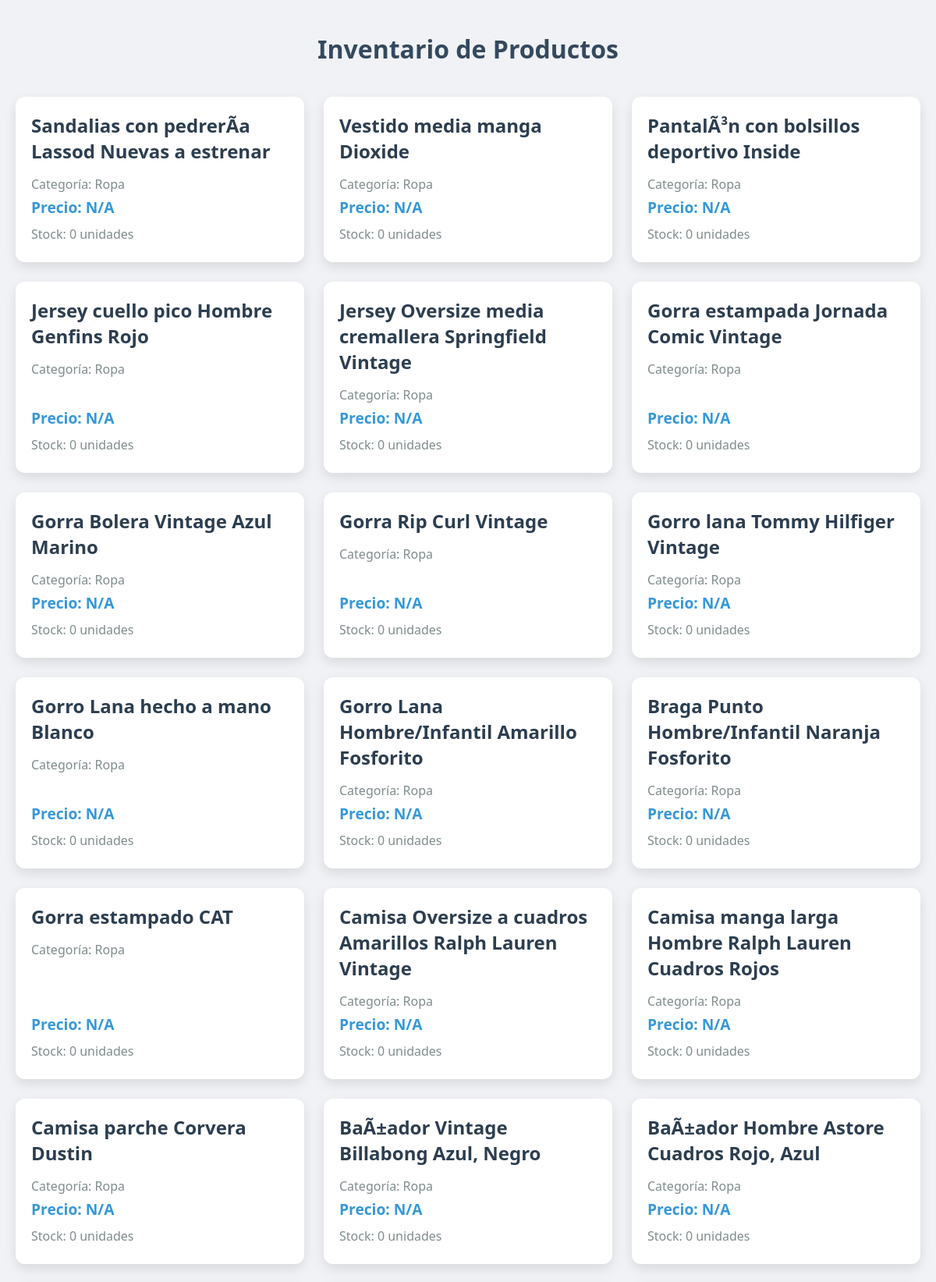
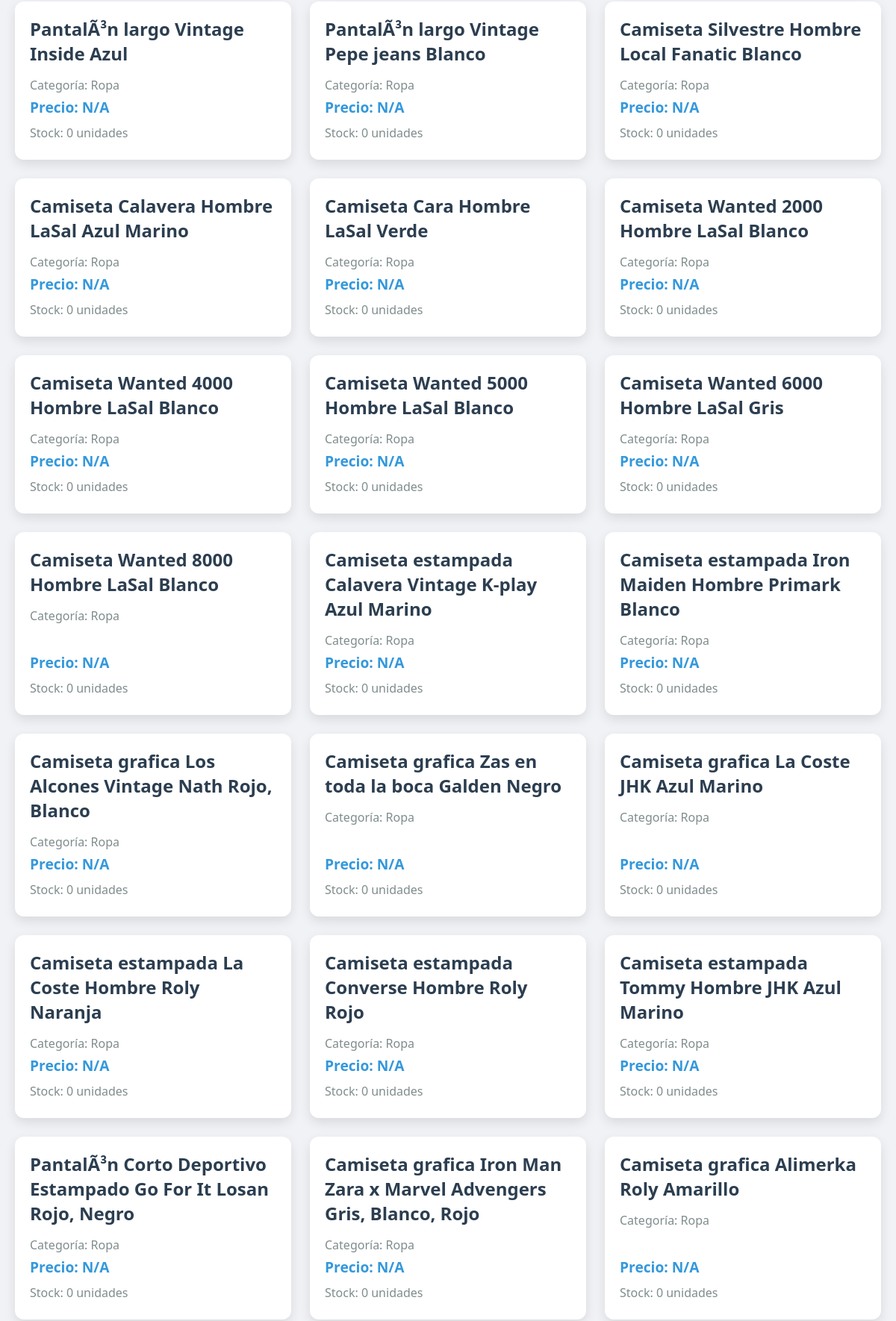
/productos/ (upper part), run on the app's committed database (2 pictures, top to bottom).
### productos/models.py (models this page shows, shortened)
class Producto(models.Model):
    nombre = models.CharField(max_length=255)
    descripcion = models.TextField(blank=True, null=True)
    sku = models.CharField(max_length=50, unique=True, blank=True, null=True, help_text="Código único del producto")
    condicion = models.CharField(
        max_length=50,
        choices=[
            ('Nuevo', 'Nuevo'),
            ('Usado', 'Usado'),
            ('Averiado', 'Averiado')
        ],
        default='Nuevo'
    )
    estado = models.CharField(
        max_length=20,
        default='Disponible',
        choices=[
            ('Disponible', 'Disponible'),
            ('Vendido', 'Vendido'),
            ('Reservado', 'Reservado')
        ]
    )
    categoria = models.ForeignKey(Categoria, on_delete=models.CASCADE)
    subcategoria = models.ForeignKey(Subcategoria, on_delete=models.SET_NULL, null=True, blank=True)
    marca = models.ForeignKey(Marca, on_delete=models.CASCADE)

class Categoria(models.Model):
    nombre = models.CharField(max_length=100, unique=True)
    descripcion = models.TextField(blank=True, null=True)
    def __str__(self):
        return self.nombre

### productos/views.py (the view)
# urls.py: path('', views.lista_productos, name='lista_productos'),
def lista_productos(request):
    productos = Producto.objects.all()
    contexto = {
        'lista_de_productos': productos,
        'titulo': 'Inventario de Productos'
    }
    return render(request, 'productos/lista.html', contexto)

### productos/templates/productos/lista.html (shortened to what this page needs)
<!DOCTYPE html>
<html lang="es">
<head>
</head>
<body>
    <h1>{{ titulo }}</h1>
    <div class="container">
        {% for producto in lista_de_productos %}
            <a href="{% url 'detalle_producto' producto.id %}" class="product-card">
                <div class="product-card-body">
                    <h2>{{ producto.nombre }}</h2>
                    <p>Categoría: {{ producto.categoria }}</p>
                    {% with primera_variacion=producto.variaciones.first %}
                        {% if primera_variacion %}
                            <p class="price">Precio: ${{ primera_variacion.precio_venta }}</p>
                            <p>Stock: {{ primera_variacion.stock }} unidades</p>
                        {% else %}
                            <p class="price">Precio: N/A</p>
                            <p>Stock: 0 unidades</p>
                        {% endif %}
                    {% endwith %}
                </div>
            </a>
        {% empty %}
            <p class="no-products">No hay productos disponibles en este momento.</p>
        {% endfor %}
    </div>
</body>
</html>

### productos/templates/productos/lista.html (style rules this page uses)
body { font-family: 'Segoe UI', Tahoma, Geneva, Verdana, sans-serif; background-color: #f0f2f5; color: #333; margin: 0; padding: 20px; }
.container { max-width: 1200px; margin: 0 auto; display: grid; grid-template-columns: repeat(auto-fill, minmax(280px, 1fr)); gap: 25px; }
.product-card { background-color: #ffffff; border-radius: 12px; box-shadow: 0 6px 15px rgba(0, 0, 0, 0.1); overflow: hidden; text-decoration: none; color: inherit; display: flex; flex-direction: column; transition: transform 0.3s ease-in-out, box-shadow 0.3s ease-in-out; }
.product-card-body { padding: 20px; display: flex; flex-direction: column; flex-grow: 1; }
.product-card h2 { font-size: 1.5rem; color: #2c3e50; margin-top: 0; margin-bottom: 10px; }
.product-card p { font-size: 1rem; color: #7f8c8d; margin: 5px 0; }
.product-card .price { font-weight: bold; color: #3498db; font-size: 1.2rem; margin-top: auto; }
h1 { text-align: center; color: #34495e; margin-bottom: 40px; }

### data on the page
Producto: nombre "Sandalias con pedrerÃ­a Lassod Nuevas a estrenar", categoria "Ropa"
Producto: nombre "Vestido media manga Dioxide", categoria "Ropa"
Producto: nombre "PantalÃ³n con bolsillos deportivo Inside", categoria "Ropa"
Producto: nombre "Jersey cuello pico Hombre Genfins Rojo", categoria "Ropa"
Producto: nombre "Jersey Oversize media cremallera Springfield Vintage", categoria "Ropa"
Producto: nombre "Gorra estampada Jornada Comic Vintage", categoria "Ropa"
Producto: nombre "Gorra Bolera Vintage Azul Marino", categoria "Ropa"
Producto: nombre "Gorra Rip Curl Vintage", categoria "Ropa"
Producto: nombre "Gorro lana Tommy Hilfiger Vintage", categoria "Ropa"
Producto: nombre "Gorro Lana hecho a mano Blanco", categoria "Ropa"
Producto: nombre "Gorro Lana Hombre/Infantil Amarillo Fosforito", categoria "Ropa"
Producto: nombre "Braga Punto Hombre/Infantil Naranja Fosforito", categoria "Ropa"
Producto: nombre "Gorra estampado CAT", categoria "Ropa"
Producto: nombre "Camisa Oversize a cuadros Amarillos Ralph Lauren Vintage", categoria "Ropa"
Producto: nombre "Camisa manga larga Hombre Ralph Lauren Cuadros Rojos", categoria "Ropa"
Producto: nombre "Camisa parche Corvera Dustin", categoria "Ropa"
Producto: nombre "BaÃ±ador Vintage Billabong Azul, Negro", categoria "Ropa"
Producto: nombre "BaÃ±ador Hombre Astore Cuadros Rojo, Azul", categoria "Ropa"
Producto: nombre "PantalÃ³n largo Vintage Inside Azul", categoria "Ropa"
Producto: nombre "PantalÃ³n largo Vintage Pepe jeans Blanco", categoria "Ropa"
Producto: nombre "Camiseta Silvestre Hombre Local Fanatic Blanco", categoria "Ropa"
Producto: nombre "Camiseta Calavera Hombre LaSal Azul Marino", categoria "Ropa"
Producto: nombre "Camiseta Cara Hombre LaSal Verde", categoria "Ropa"
Producto: nombre "Camiseta Wanted 2000 Hombre LaSal Blanco", categoria "Ropa"
Producto: nombre "Camiseta Wanted 4000 Hombre LaSal Blanco", categoria "Ropa"
Producto: nombre "Camiseta Wanted 5000 Hombre LaSal Blanco", categoria "Ropa"
Producto: nombre "Camiseta Wanted 6000 Hombre LaSal Gris", categoria "Ropa"
Producto: nombre "Camiseta Wanted 8000 Hombre LaSal Blanco", categoria "Ropa"
Producto: nombre "Camiseta estampada Calavera Vintage K-play Azul Marino", categoria "Ropa"
Producto: nombre "Camiseta estampada Iron Maiden Hombre Primark Blanco", categoria "Ropa"
Producto: nombre "Camiseta grafica Los Alcones Vintage Nath Rojo, Blanco", categoria "Ropa"
Producto: nombre "Camiseta grafica Zas en toda la boca Galden Negro", categoria "Ropa"
Producto: nombre "Camiseta grafica La Coste JHK Azul Marino", categoria "Ropa"
Producto: nombre "Camiseta estampada La Coste Hombre Roly Naranja", categoria "Ropa"
Producto: nombre "Camiseta estampada Converse Hombre Roly Rojo", categoria "Ropa"
Producto: nombre "Camiseta estampada Tommy Hombre JHK Azul Marino", categoria "Ropa"
Producto: nombre "PantalÃ³n Corto Deportivo Estampado Go For It Losan Rojo, Negro", categoria "Ropa"
Producto: nombre "Camiseta grafica Iron Man Zara x Marvel Advengers Gris, Blanco, Rojo", categoria "Ropa"
Producto: nombre "Camiseta grafica Alimerka Roly Amarillo", categoria "Ropa"

### other printed values
{{ titulo }} "Inventario de Productos"
